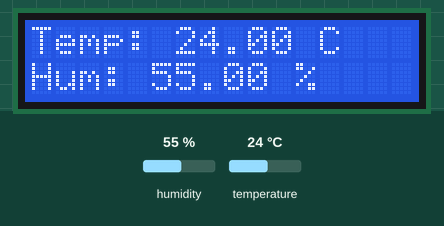
Recording of a sketch running on a simulated ESP8266 (NodeMCU). On the bench: 16×2 character LCD. The inputs (shaded band) are chosen by the test bench; at power-on: humidity 55 %, temperature 24 °C. WiFi joins after 1.5 s; servers stay silent unless stated; what the sketch prints to the serial monitor is not drawn.

Above: at 1.7 s.
1.8 s: humidity set to 22 %
At 4.7 s:
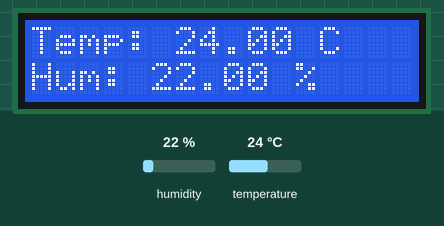
5.6 s: temperature set to 12 °C
At 8.2 s:
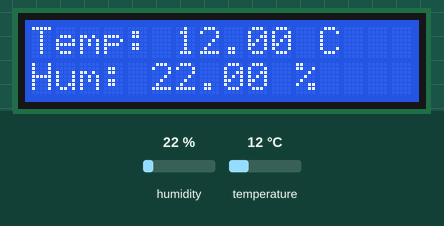
8.6 s: humidity set to 40 %
At 10.5 s:
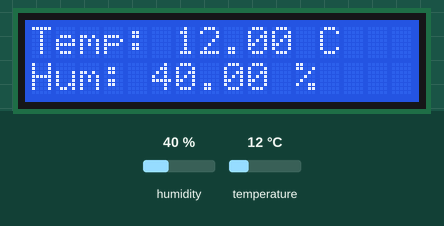
11.6 s: temperature set to 19 °C
At 14.0 s:
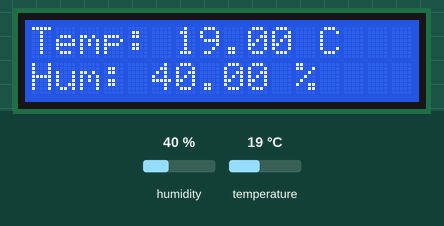
Timing chart, 0 to 15.5 s (numbered marks = the images above; inputs shaded):
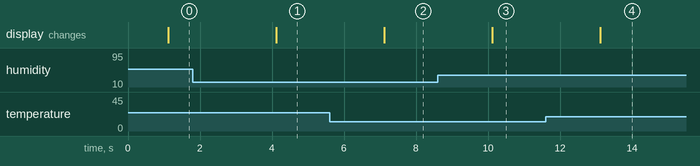

The sketch:

Weather_Monitoring_System.ino
```cpp
#define BLYNK_TEMPLATE_ID "XXXXXXXXXXXXXXX"
#define BLYNK_TEMPLATE_NAME "xxxxxxxxxxxxx"
#define BLYNK_AUTH_TOKEN "xxxxxxxxxxxxxxx"

#include <ESP8266WiFi.h>
#include <BlynkSimpleEsp8266.h>
#include <DHT.h>
#include <Wire.h>
#include <LiquidCrystal_I2C.h>

// Wi-Fi Credentials
char ssid[] = "Your_SSID";      // Replace with your Wi-Fi SSID
char pass[] = "Password";  // Replace with your Wi-Fi password

// DHT11 Configuration
#define DHTPIN D4  // GPIO2 (D4 pin)
#define DHTTYPE DHT11
DHT dht(DHTPIN, DHTTYPE);

// I2C LCD Configuration (use a compatible library)
LiquidCrystal_I2C lcd(0x27, 16, 2); // Address 0x27, 16 columns, 2 rows

BlynkTimer timer;

bool isBlynkConnected = false;

void setup() {
  // Start Serial for debugging
  Serial.begin(115200);

  // Initialize the DHT sensor
  dht.begin();

  // Initialize the LCD
  lcd.init();
  lcd.backlight();

  // Connect to WiFi in a non-blocking way
  WiFi.begin(ssid, pass);
  Serial.println("Connecting to WiFi...");

  // Attempt to connect to Blynk
  connectToBlynk();

  // Set up a function to read the sensor every 2 seconds
  timer.setInterval(1000L, sendSensorData);
}

void connectToBlynk() {
  Blynk.config(BLYNK_AUTH_TOKEN); // Configure Blynk (non-blocking)
}

void sendSensorData() {
  // Read temperature and humidity from DHT11
  float humidity = dht.readHumidity();
  float temperature = dht.readTemperature();  // Celsius

  // Check if any reads failed and try again
  if (isnan(humidity) || isnan(temperature)) {
    Serial.println("Failed to read from DHT sensor!");
    lcd.clear();
    lcd.setCursor(0, 0);
    lcd.print("DHT Read Error");
    return;
  }

  // Print values to Serial
  Serial.print("Temp: ");
  Serial.print(temperature);
  Serial.print(" C, Humidity: ");
  Serial.print(humidity);
  Serial.println(" %");

  // Display the values on the LCD
  lcd.clear();
  lcd.setCursor(0, 0);
  lcd.print("Temp: ");
  lcd.print(temperature);
  lcd.print(" C");
  lcd.setCursor(0, 1);
  lcd.print("Hum: ");
  lcd.print(humidity);
  lcd.print(" %");

  // Send values to Blynk if connected
  if (isBlynkConnected) {
    Blynk.virtualWrite(V0, temperature); // V5 for temperature
    Blynk.virtualWrite(V1, humidity);    // V6 for humidity
  }
}

void loop() {
  // Check if Wi-Fi is connected
  if (WiFi.status() == WL_CONNECTED) {
    // Attempt to reconnect to Blynk if not already connected
    if (!Blynk.connected()) {
      Serial.println("Attempting to connect to Blynk...");
      if (Blynk.connect()) {
        Serial.println("Connected to Blynk!");
        isBlynkConnected = true;
      } else {
        Serial.println("Failed to connect to Blynk");
        isBlynkConnected = false;
      }
    }
  } else {
    Serial.println("WiFi not connected");
    isBlynkConnected = false;
  }

  // Run Blynk in the background if connected
  if (isBlynkConnected) {
    Blynk.run();
  }

  // Run the timer to call the sensor function
  timer.run();
}
```

Measured:
- after the input at 1.8 s, the display: changes after 2.3 s (image 1)
- after the input at 5.6 s, the display: changes after 1.5 s (image 2)
- after the input at 8.6 s, the display: changes after 1.5 s (image 3)
- after the input at 11.6 s, the display: changes after 1.5 s (image 4)
